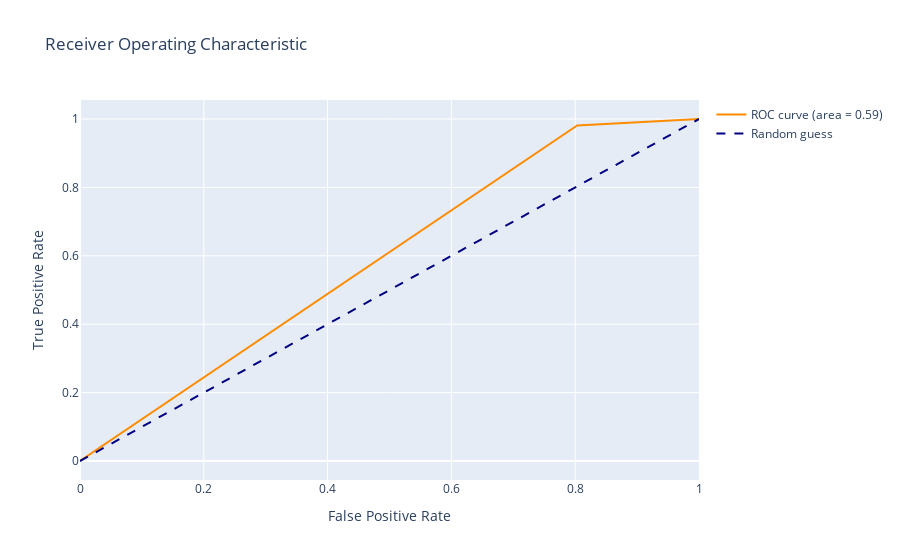

The code cell stored with this chart in its notebook:
### Code cell
fig = go.Figure()
fig.add_trace(
    go.Scatter(
        x=fpr,
        y=tpr,
        mode="lines",
        name="ROC curve (area = %0.2f)" % roc_auc,
        line=dict(color="darkorange", width=2),
    )
)
fig.add_trace(
    go.Scatter(
        x=[0, 1],
        y=[0, 1],
        mode="lines",
        name="Random guess",
        line=dict(color="navy", width=2, dash="dash"),
    )
)
fig.update_layout(
    title="Receiver Operating Characteristic",
    xaxis_title="False Positive Rate",
    yaxis_title="True Positive Rate",
)
fig.show()

### Figure 1 — Plotly figure (JSON) as saved in the notebook; plotly's stock layout.template omitted (floating-point values rounded to 4 significant figures)
{"data": [{"line": {"color": "darkorange", "width": 2}, "mode": "lines", "name": "ROC curve (area = 0.59)", "type": "scatter", "x": [0, 0.8032, 1], "y": [0, 0.9811, 1]}, {"line": {"color": "navy", "dash": "dash", "width": 2}, "mode": "lines", "name": "Random guess", "type": "scatter", "x": [0, 1], "y": [0, 1]}], "layout": {"title": {"text": "Receiver Operating Characteristic"}, "xaxis": {"title": {"text": "False Positive Rate"}}, "yaxis": {"title": {"text": "True Positive Rate"}}}}
